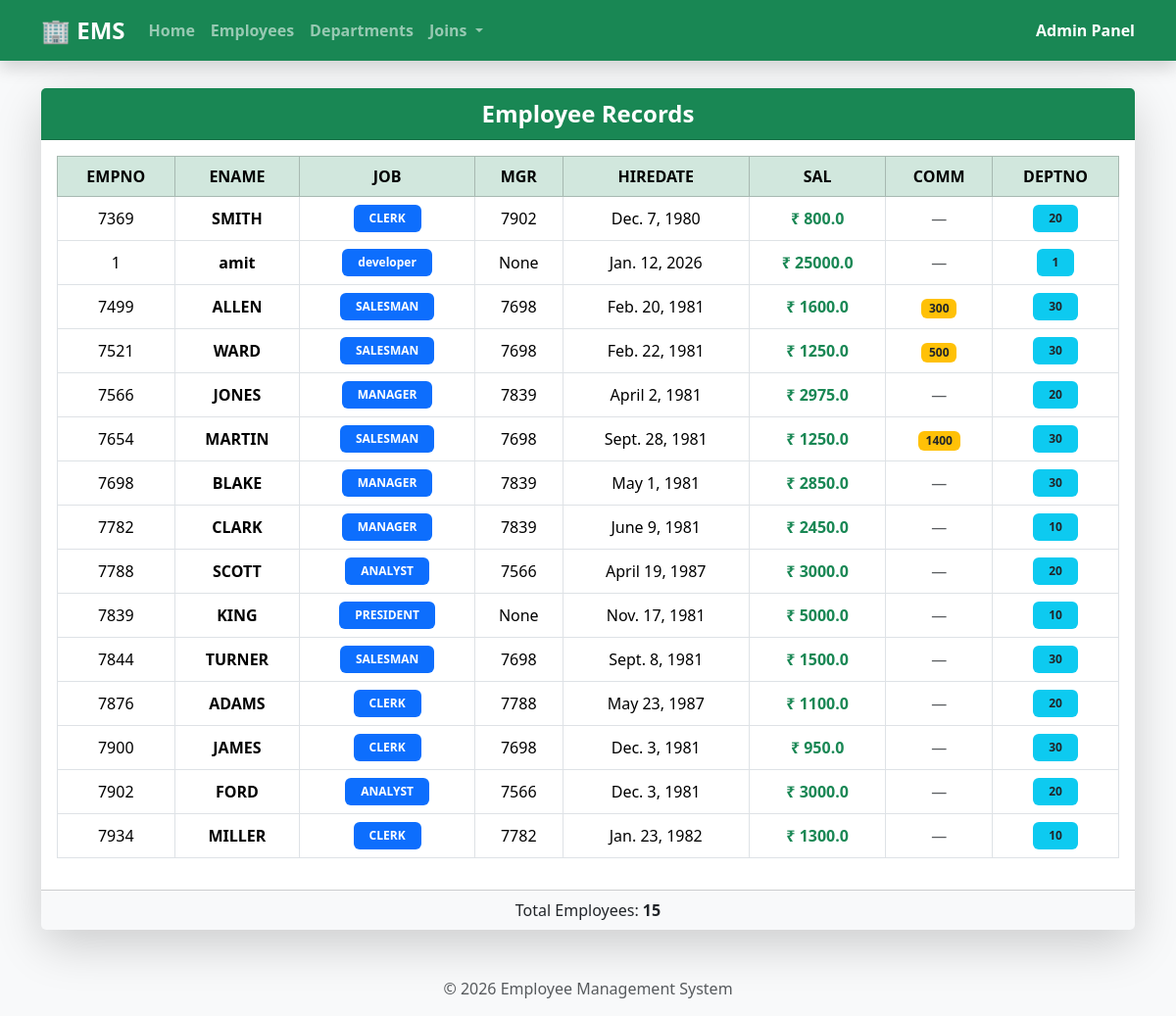
Screenshot of /Display_emp/ with the database file from the repository.
### app/models.py (models this page shows)
class EMP(models.Model):
    EMPNO = models.IntegerField(unique=True)
    ENAME = models.CharField(max_length=100)
    JOB = models.CharField(max_length=100)
    MGR = models.ForeignKey(
        "self",
        null=True,
        blank=True,
        on_delete=models.SET_NULL
    )
    HIREDATE  = models.DateField()
    SAL = models.FloatField()
    COMM= models.IntegerField(null= True)
    DEPTNO = models.ForeignKey(DEPT, on_delete= models.CASCADE)
    def __str__(self):
        return str(self.EMPNO)

class DEPT(models.Model):
    DEPTNO = models.IntegerField(primary_key=True)
    DNAME= models.CharField(max_length=100, unique=True)
    LOC = models.CharField(max_length=100, unique=True)
    def __str__(self):
        return f"{self.DEPTNO}"

### app/views.py (the view)
# urls.py: path("Display_emp/", Display_emp, name="Display_emp"),
def Display_emp(request):
    LISTOFEMP = EMP.objects.all()
    LISTOFEMP = EMP.objects.filter(SAL__gt = 600)
    data = {"Emps": LISTOFEMP}
    return render(request, "Display_Emp.HTML", data)

### templates/Display_Emp.HTML (shortened to what this page needs)
{% extends 'base.html' %}
{% block content %}
<div class="card shadow-lg border-0 rounded-4 mt-4">
    <div class="card-header bg-success text-white text-center fs-4 fw-bold">
        Employee Records
    </div>
    <div class="card-body">
        <div class="table-responsive">
            <table class="table table-bordered table-hover align-middle text-center">
                <thead class="table-success fw-bold">
                    <tr>
                        <th>EMPNO</th>
                        <th>ENAME</th>
                        <th>JOB</th>
                        <th>MGR</th>
                        <th>HIREDATE</th>
                        <th>SAL</th>
                        <th>COMM</th>
                        <th>DEPTNO</th>
                    </tr>
                </thead>
                <tbody>
                    {% for Empobject in Emps %}
                    <tr>
                        <td>{{ Empobject.EMPNO }}</td>
                        <td class="fw-semibold">{{ Empobject.ENAME }}</td>
                        <td>
                            <span class="badge bg-primary px-3 py-2">
                                {{ Empobject.JOB }}
                            </span>
                        </td>
                        <td>{{ Empobject.MGR }}</td>
                        <td>{{ Empobject.HIREDATE }}</td>
                        <td class="text-success fw-bold">
                            ₹ {{ Empobject.SAL }}
                        </td>
                        <td>
                            {% if Empobject.COMM %}
                                <span class="badge bg-warning text-dark">
                                    {{ Empobject.COMM }}
                                </span>
                            {% else %}
                                <span class="text-muted">—</span>
                            {% endif %}
                        </td>
                        <td>
                            <span class="badge bg-info text-dark px-3 py-2">
                                {{ Empobject.DEPTNO }}
                            </span>
                        </td>
                    </tr>
                    {% endfor %}
                </tbody>
            </table>
        </div>
    </div>
    <div class="card-footer text-center bg-light">
        Total Employees: <b>{{ Emps|length }}</b>
    </div>
</div>
{% endblock %}

### templates/base.html (shortened to what this page needs)
{% load static %}
<!DOCTYPE html>
<html lang="en">
<head>
    <link rel="stylesheet" href="{% static 'css/bootstrap-5.3.8-dist/css/bootstrap.min.css' %}">
</head>
<body class="bg-light">
    <nav class="navbar navbar-expand-lg navbar-dark bg-success shadow fixed-top">
        <div class="container">
            <a class="navbar-brand fw-bold fs-4" href="{% url 'Homepage' %}">
                🏢 EMS
            </a>
            <div class="collapse navbar-collapse" id="mainNavbar">
                <ul class="navbar-nav me-auto fw-semibold">
                    <li class="nav-item">
                        <a class="nav-link" href="{% url 'Homepage' %}">Home</a>
                    </li>
                    <li class="nav-item">
                        <a class="nav-link" href="{% url 'Display_emp' %}">Employees</a>
                    </li>
                    <li class="nav-item">
                        <a class="nav-link" href="{% url 'Display_dept' %}">Departments</a>
                    </li>
                    <li class="nav-item dropdown">
                        <a class="nav-link dropdown-toggle" href="#" role="button"
                           data-bs-toggle="dropdown">
                            Joins
                        </a>
                    </li>
                </ul>
                <div class="d-flex gap-2">
                    <span class="text-white fw-semibold">Admin Panel</span>
                </div>
            </div>
        </div>
    </nav>
    <div class="container">
        {% block content %}
        {% endblock %}
    </div>
    <footer class="text-center mt-5 mb-3 text-muted">
        © 2026 Employee Management System
    </footer>
</body>
</html>

### rows the page displays
EMP: EMPNO "7369", ENAME "SMITH", JOB "CLERK", MGR "7902", HIREDATE "Dec. 7, 1980", SAL "800.0", DEPTNO "20"
EMP: EMPNO "1", ENAME "amit", JOB "developer", MGR "None", HIREDATE "Jan. 12, 2026", SAL "25000.0", DEPTNO "1"
EMP: EMPNO "7499", ENAME "ALLEN", JOB "SALESMAN", MGR "7698", HIREDATE "Feb. 20, 1981", SAL "1600.0", COMM "300", DEPTNO "30"
EMP: EMPNO "7521", ENAME "WARD", JOB "SALESMAN", MGR "7698", HIREDATE "Feb. 22, 1981", SAL "1250.0", COMM "500", DEPTNO "30"
EMP: EMPNO "7566", ENAME "JONES", JOB "MANAGER", MGR "7839", HIREDATE "April 2, 1981", SAL "2975.0", DEPTNO "20"
EMP: EMPNO "7654", ENAME "MARTIN", JOB "SALESMAN", MGR "7698", HIREDATE "Sept. 28, 1981", SAL "1250.0", COMM "1400", DEPTNO "30"
EMP: EMPNO "7698", ENAME "BLAKE", JOB "MANAGER", MGR "7839", HIREDATE "May 1, 1981", SAL "2850.0", DEPTNO "30"
EMP: EMPNO "7782", ENAME "CLARK", JOB "MANAGER", MGR "7839", HIREDATE "June 9, 1981", SAL "2450.0", DEPTNO "10"
EMP: EMPNO "7788", ENAME "SCOTT", JOB "ANALYST", MGR "7566", HIREDATE "April 19, 1987", SAL "3000.0", DEPTNO "20"
EMP: EMPNO "7839", ENAME "KING", JOB "PRESIDENT", MGR "None", HIREDATE "Nov. 17, 1981", SAL "5000.0", DEPTNO "10"
EMP: EMPNO "7844", ENAME "TURNER", JOB "SALESMAN", MGR "7698", HIREDATE "Sept. 8, 1981", SAL "1500.0", DEPTNO "30"
EMP: EMPNO "7876", ENAME "ADAMS", JOB "CLERK", MGR "7788", HIREDATE "May 23, 1987", SAL "1100.0", DEPTNO "20"
EMP: EMPNO "7900", ENAME "JAMES", JOB "CLERK", MGR "7698", HIREDATE "Dec. 3, 1981", SAL "950.0", DEPTNO "30"
EMP: EMPNO "7902", ENAME "FORD", JOB "ANALYST", MGR "7566", HIREDATE "Dec. 3, 1981", SAL "3000.0", DEPTNO "20"
EMP: EMPNO "7934", ENAME "MILLER", JOB "CLERK", MGR "7782", HIREDATE "Jan. 23, 1982", SAL "1300.0", DEPTNO "10"

### other values shown
{{ Emps|length }} "15"
